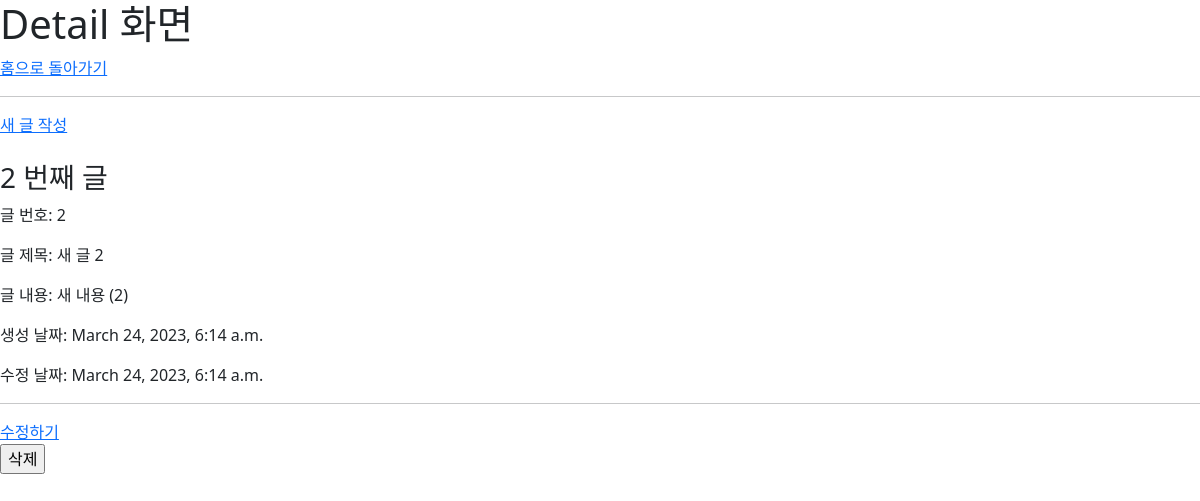
Page /articles/2/ on the earlier database version.
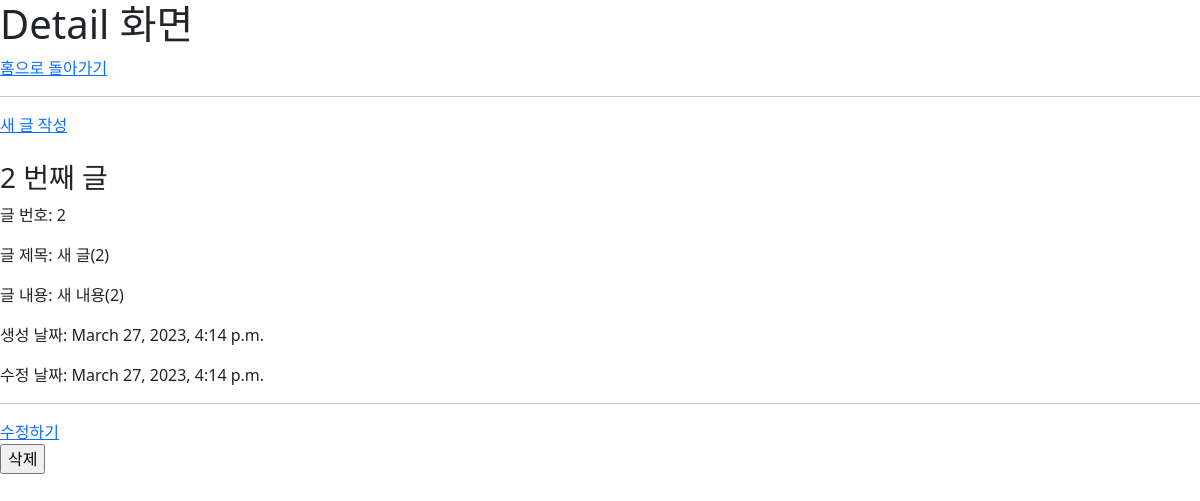
Same page on the later database version.
### articles/models.py (models this page shows)
class Article(models.Model):
    title = models.CharField(max_length=16)
    content = models.TextField()
    created_at = models.DateTimeField(auto_now_add=True)
    updated_at = models.DateTimeField(auto_now=True)

### articles/views.py (the view)
# urls.py: path('<int:pk>/', views.detail, name='detail'),
def detail(request, pk):
    article = Article.objects.get(pk=pk)
    context = {
        'article': article,
    }
    return render(request, 'articles/detail.html', context)

### articles/templates/articles/detail.html (shortened to what this page needs)
{% extends 'base.html' %}
{% block content %}
    <h3>{{ article.pk }} 번째 글</h3>
    <p>글 번호: {{ article.id }} </p>
    <p>글 제목: {{ article.title }} </p>
    <p>글 내용: {{ article.content }} </p>
    <p>생성 날짜: {{ article.created_at }} </p>
    <p>수정 날짜: {{ article.updated_at }} </p>
    <hr>
    <a href="{% url 'articles:edit' article.pk %}">수정하기</a>
    <form action="{% url 'articles:delete' article.pk %}" method="POST">
        <input type="submit" value="삭제">
    </form>
{% endblock content %}

### templates/base.html (shortened to what this page needs)
<!DOCTYPE html>
<html lang="en">
<head>
  <link href="https://cdn.jsdelivr.net/npm/bootstrap@5.3.0-alpha1/dist/css/bootstrap.min.css" rel="stylesheet">
</head>
<body>
  <h1>{% block title %}{% endblock title %}</h1>
  <a href="{% url 'articles:index' %}">홈으로 돌아가기</a>
  <hr>
  <div><a href="{% url 'articles:new' %}">새 글 작성</a></div><br>
  {% block content %}{% endblock content %}
</body>
</html>

Differences in the rows shown:
changed Article id 2: title "새 글 2" → "새 글(2)"; content "새 내용 (2)" → "새 내용(2)"; created_at "March 24, 2023, 6:14 a.m." → "March 27, 2023, 4:14 p.m."; updated_at "March 24, 2023, 6:14 a.m." → "March 27, 2023, 4:14 p.m."
